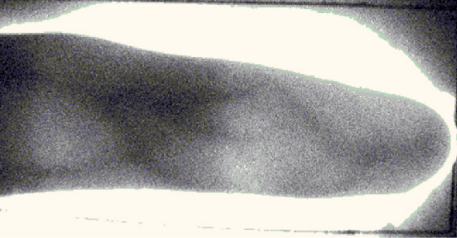
#> input picture sample.bmp, 457 x 238 px
$ python noise_generator.py
#> lines starting #> are read from the running program, lines starting #| are printed output that depends on the picture
import cv2 as cv
import numpy as np

#Step 1 and 2:
def non_uniform_illumination(original_img, brightness):
    # Step 1:
    # Check if brightness parameter is valid
    if brightness == 'bright':
        alpha = 2.5
        beta = 1
    elif brightness == 'dark':
        alpha = 2
        beta = 0.2
    else:
        raise ValueError('Brightness of non_uniform_illumination must be bright or dark!')

    # Apply Gamma Correction with alpha and beta parameters
    gc_img = pow(original_img, beta)*alpha

    # Apply Gaussian Blur to create I0
    blurred_img = cv.GaussianBlur(gc_img, (3,3), sigmaX=0, sigmaY=0, borderType=cv.BORDER_DEFAULT)

    # Step 2:
    # Normalize the blurred image I0 to range [0, 1]
    blurred_img = blurred_img.astype('float32')
    blurred_img = (blurred_img - np.min(blurred_img)) / (np.max(blurred_img) - np.min(blurred_img))*1.0

    # Calculate average pixel value of original_img (I) and blurred_img (I0) to compute the scaling factor
    avg_pixel_value_I = np.mean(original_img)
    avg_pixel_value_I0 = np.mean(blurred_img)
    scaling_factor = avg_pixel_value_I / avg_pixel_value_I0

    # Adjust the average pixel value of I0 to the same as I to create adjusted_I0 (IM0)
    adjusted_I0 = blurred_img*scaling_factor

    # Calculate the contrast-adjusted image I1 = 2*IM0 - I0
    ca_img = 2*adjusted_I0 - blurred_img

    # Scale the image back to the range [0, 255]
    output = (ca_img - np.min(ca_img)) / (np.max(ca_img) - np.min(ca_img))*255.0
    output = output.astype('uint8')

    return output


#Step 3:
def add_gaussian_noise(img):
    #Normalize the contrast-adjusted image I1 to range [0, 1]
    norm_img = img.astype('float32')
    norm_img = (norm_img - np.min(norm_img)) / (np.max(norm_img) - np.min(norm_img))*1.0

    #Add Gaussian noise
    mean = 0
    std = 0.005
    noise = np.random.normal(mean, std, norm_img.shape).astype('float32') #Create Gaussian noise using numpy
    noisy_img = norm_img + noise

    # Scale the image back to the range [0, 255]
    output = (noisy_img - np.min(noisy_img)) / (np.max(noisy_img) - np.min(noisy_img))*255.0
    output = output.astype('uint8')

    return output

if __name__ == '__main__':

    img_path = './sample.bmp'
    img = cv.imread(filename=img_path, flags=cv.IMREAD_GRAYSCALE)
#> img: shape (238, 457); min 0, max 252, mean 164.2
    bright_img = non_uniform_illumination(original_img=img, brightness='bright')
#> in non_uniform_illumination, `avg_pixel_value_I = np.mean(original_img)`: avg_pixel_value_I = 164.2
#> in non_uniform_illumination, `avg_pixel_value_I0 = np.mean(blurred_img)`: avg_pixel_value_I0 = 0.655
#> in non_uniform_illumination, `scaling_factor = avg_pixel_value_I / avg_pixel_value_I0`: scaling_factor = 250.8
    dark_img = non_uniform_illumination(original_img=img, brightness='dark')
#> call 2 of non_uniform_illumination, with brightness = 'dark'
#> in non_uniform_illumination (call 2), `gc_img = pow(original_img, beta)*alpha`:
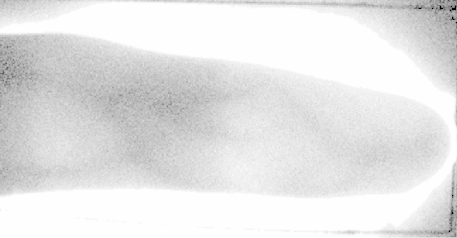
#> gc_img: shape (238, 457) float64; min 0, max 6.04, mean 5.44; drawn with min black and max white
#> in non_uniform_illumination (call 2), `avg_pixel_value_I0 = np.mean(blurred_img)`: avg_pixel_value_I0 = 0.892
#> in non_uniform_illumination (call 2), `scaling_factor = avg_pixel_value_I / avg_pixel_value_I0`: scaling_factor = 184.1
#> in non_uniform_illumination (call 2), `adjusted_I0 = blurred_img*scaling_factor`:
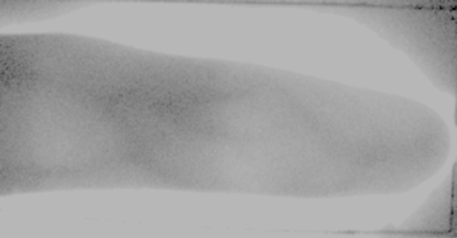
#> adjusted_I0: shape (238, 457) float32; min 0, max 184.1, mean 164.2
    noisy_img = add_gaussian_noise(dark_img)

    cv.imshow('Image', img)
    cv.imshow('Bright Image', bright_img)
    cv.imshow('Dark Image', dark_img)
    cv.imshow('Noisy dark image', noisy_img)
    cv.waitKey(0)
    cv.destroyAllWindows()
